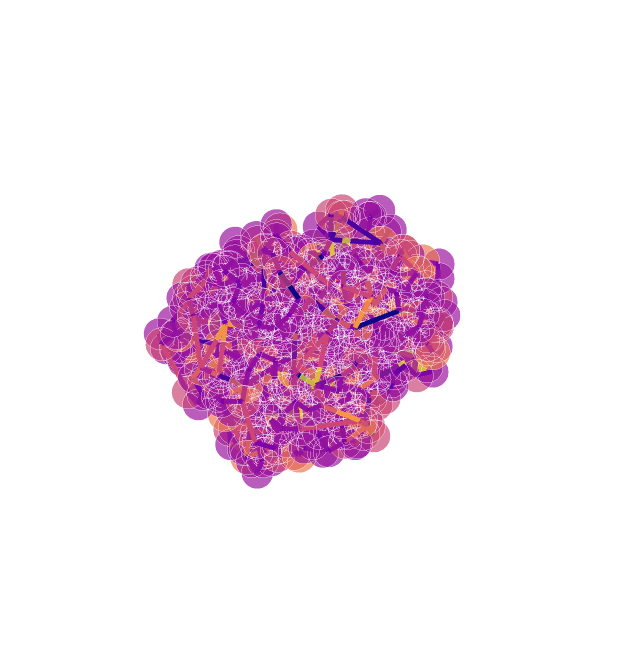

The notebook cell this image was saved under:
### Code cell
import networkx as nx
import matplotlib.pyplot as plt
import graphein

graphein.verbose(False)

import graphein.protein as gp

new_funcs = {
            "edge_construction_functions": [gp.add_peptide_bonds,
                                              gp.add_hydrogen_bond_interactions,
                                              gp.add_disulfide_interactions,
                                              gp.add_ionic_interactions,
                                              gp.add_aromatic_interactions,
                                              gp.add_aromatic_sulphur_interactions,
                                              gp.add_cation_pi_interactions],
             "dssp_config": gp.DSSPConfig()
            }
config = gp.ProteinGraphConfig(**new_funcs)
g = gp.construct_graph(config=config, pdb_code='4hhb')
gp.plotly_protein_structure_graph(g, node_size_multiplier=1)

### Figure 1 — Plotly figure (JSON) as saved in the notebook; plotly's stock layout.template omitted (floating-point values rounded to 4 significant figures; data arrays with more than 128 entries replaced by an {"elided": "..."} marker saying what was removed)
{"data": [{"hoverinfo": "text+x+y+z", "marker": {"color": {"elided": "574x4 float values"}, "opacity": 0.7, "size": {"elided": "574 int values"}, "symbol": "circle"}, "mode": "markers", "text": {"elided": "574 str values"}, "type": "scatter3d", "x": {"elided": "574 float values"}, "y": {"elided": "574 float values"}, "z": {"elided": "574 float values"}}, {"hoverinfo": "text", "line": {"color": {"elided": "2073x4 float values"}, "width": 10}, "mode": "lines", "text": {"elided": "2073 str values"}, "type": "scatter3d", "x": {"elided": "2073 float values"}, "y": {"elided": "2073 float values"}, "z": {"elided": "2073 float values"}}], "layout": {"height": 650, "margin": {"t": 100}, "scene": {"xaxis": {"showbackground": false, "showgrid": false, "showline": false, "showticklabels": false, "title": {"text": ""}, "zeroline": false}, "yaxis": {"showbackground": false, "showgrid": false, "showline": false, "showticklabels": false, "title": {"text": ""}, "zeroline": false}, "zaxis": {"showbackground": false, "showgrid": false, "showline": false, "showticklabels": false, "title": {"text": ""}, "zeroline": false}}, "showlegend": false, "width": 620}}
